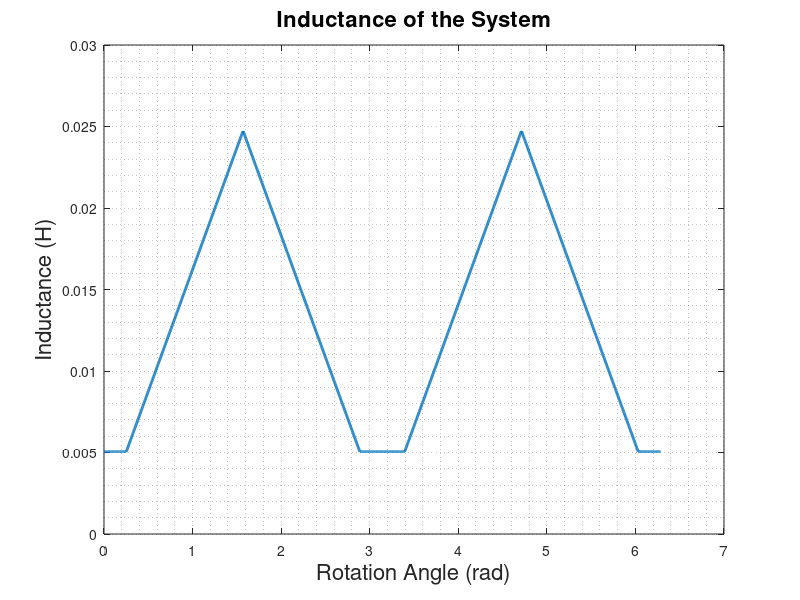
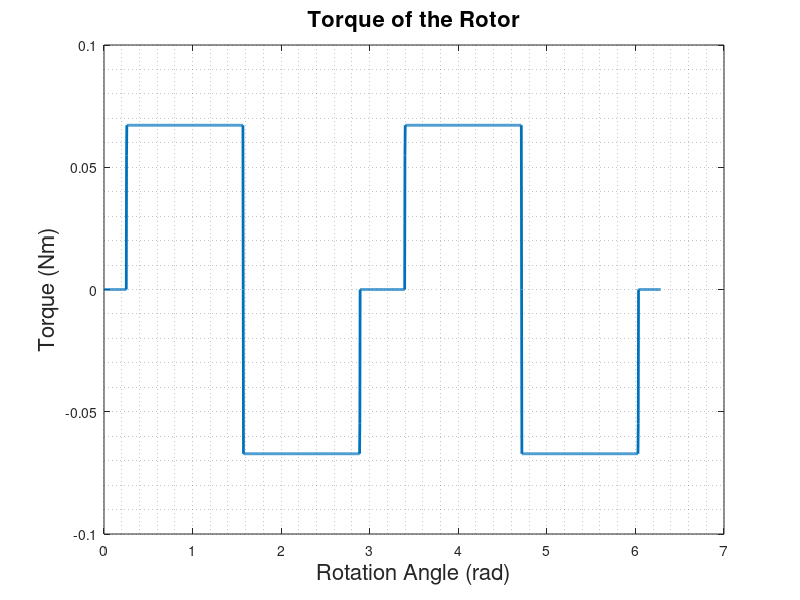

MATLAB code to generate these figures, in order:
%% EE568 - Project 1

% G. Hande Bayazit

%% Analytical Calculations

%% Initialize

close all; clear all; clc;

% Variables and Constants

mu_0 = 4*pi*1e-7;
depth = 20e-3; %m
g1 = 0.5e-3; %m
r0 = 12.5e-3; %m
r1 = 12e-3; %m
g2 = 2.5e-3; %m
r2 = 10e-3; %m
L = 20e-3; %m
N = 250; %turns
I = 3; %Amps

% Reluctance of the system varies over a period. Maximum reluctance
% position is where the airgap is 2x2.5 mm, i.e. the rotor is in horizontal
% position. To find the varying reluctance over a period, following angles
% are defined (see angles.png):

a = asin(7.5/12); %rad
b = asin(7.5/12.5); %rad

alpha = pi/2-(a+b); %rad

%% Reluctance and Inductance Definitions

% Alpha is the angle where reluctance starts increasing, with respect to
% flux area, as a function of rotation angle. When rotor angle is alpha,
% corner of the salient part of the rotor is aligned with the corner of the
% stator. The change in the reluctance of the straight part of the rotor is
% ignored.

% Reluctance of the system can be defined as a pwl function.

% Reluctance for theta = 0:alpha and theta = 180-alpha:180

Rel_min = @(thet) (2*g2)/(mu_0*(2*b-thet)*r0*L);

% Reluctance for theta = alpha:90

Rel_rise = @(thet) (2*g1)/(mu_0*r1*(thet-alpha)*L);

% Reluctance for theta = 90:180-alpha

Rel_fall = @(thet) (2*g1)/(mu_0*r1*(pi-alpha-thet)*L);

L_min = @(thet) N^2./Rel_min(thet);

L_rise = @(thet) N^2./(1/Rel_rise(thet)+1/Rel_min(thet-alpha))^(-1);

L_fall = @(thet) N^2./(1/Rel_fall(thet)+1/Rel_min(pi-alpha-thet))^(-1);

%% Plot the inductance

rot_angle = linspace(0,pi,1000);
Inductance = zeros(1,length(rot_angle));

for i=1:length(rot_angle)
    t = rot_angle(i);
    if(t<=alpha)
        Inductance(i) = L_min(0);
    end
    if(t>alpha && t<=pi/2)
        Inductance(i) = L_rise(t);
    end
    if (t>pi/2 && t<=(pi-alpha))
        Inductance(i) = L_fall(t);
    end
    if (t>(pi-alpha) && t<=(pi))
        Inductance(i) = L_min(0);
    end
    
end

rot = linspace(0,2*pi,2000);
Ind_full_rot = [Inductance,Inductance];


figure;
plot(rot,Ind_full_rot,'LineWidth',2);
grid minor;
xlabel('Rotation Angle (rad)','FontSize',16);
ylabel('Inductance (H)','FontSize',16);
ylim([0 0.03]);
title('Inductance of the System','FontSize',16);
saveas(gcf,'inductance_analytical','epsc');

%% Torque Calculation

% T = 1/2*I^2*dL(thet)/dthet

Torque_full_rot = zeros(size(Ind_full_rot));

for i = 1:length(Torque_full_rot)-1
    Torque_full_rot(i+1) = (Ind_full_rot(i+1)-Ind_full_rot(i))/(rot(i+1)-rot(i));
end

Torque_full_rot = Torque_full_rot*I^2/2;

figure;
plot(rot,Torque_full_rot,'LineWidth',2);
grid minor;
xlabel('Rotation Angle (rad)','FontSize',16);
ylabel('Torque (Nm)','FontSize',16);
% ylim([0 0.03]);
title('Torque of the Rotor','FontSize',16);
saveas(gcf,'torque_analytical','epsc');
